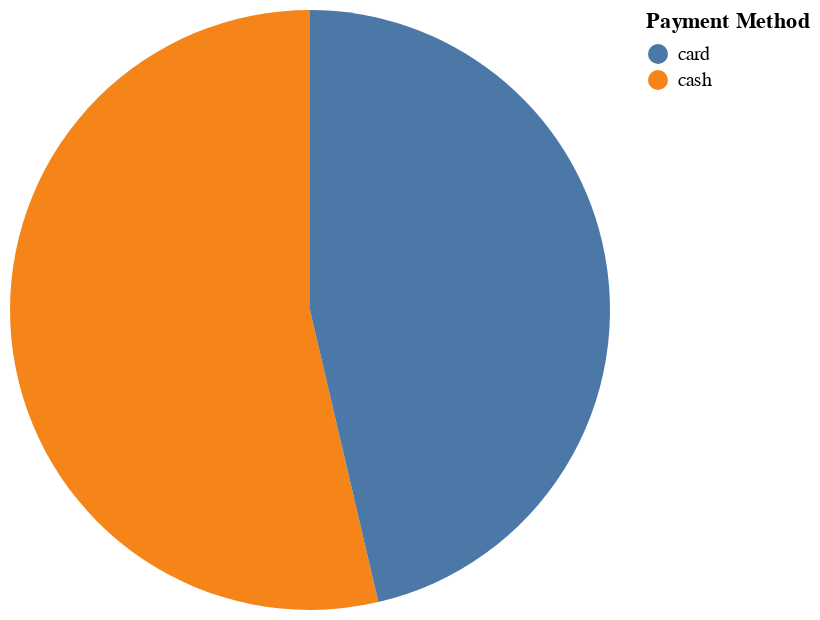

Source (notebook cell):
### Markdown cell above
## A pie chart showing the proportion of transactions made using cash or card

### Code cell
pie = alt.Chart(payment_proportion_df).mark_arc().encode(
    theta = alt.Theta(field = 'proportion', type = 'quantitative'),
    color = alt.Color('payment_method', legend=alt.Legend(title='Payment Method'))
)

pie

### Figure 1 — Vega-Lite specification as saved in the notebook (floating-point values rounded to 4 significant figures)
{"config": {"view": {"continuousWidth": 300, "continuousHeight": 300}}, "data": {"name": "data-d15074bd687c9a6678b3abd308d44ddf"}, "mark": {"type": "arc"}, "encoding": {"color": {"field": "payment_method", "legend": {"title": "Payment Method"}, "type": "nominal"}, "theta": {"field": "proportion", "type": "quantitative"}}, "$schema": "https://vega.github.io/schema/vega-lite/v5.20.1.json", "datasets": {"data-d15074bd687c9a6678b3abd308d44ddf": [{"payment_method": "cash", "proportion": 0.5366}, {"payment_method": "card", "proportion": 0.4634}]}}
